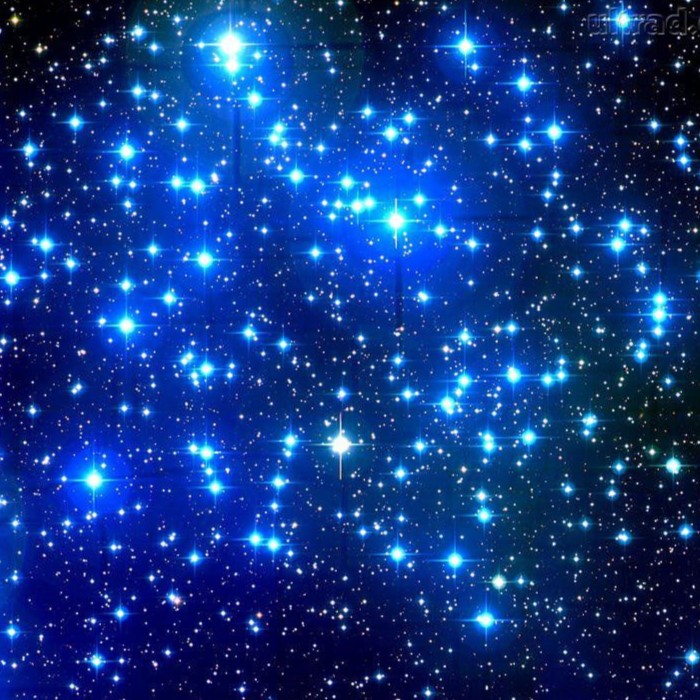
#> input picture Imagens/02.jpg, 700 x 700 px
$ python main.py
#> lines starting #> are read from the running program, lines starting #| are printed output that depends on the picture; after the words box and inside, x2 and y2 are one past the last pixel; in counts of white or black regions, pixels touching at a corner belong together
# Programa responsavel por realizar executar o algoritmo de erosão sobre a imagem 01.jpg
# Autores: Gabriel Tadioto e Gabriel Santos da Silva

import cv2
import copy

def matriz_equal(mat_A, mat_B):
    for i in range(len(mat_A)):
        for j in range(len(mat_A[0])):
            if mat_A[i][j] != mat_B[i][j]:
                return False

    return True

def erosao(imagem, elemento_estruturante):
    #pegar as caracteristicas da imagem binaria e da matriz elemento estruturante
    altura = len(imagem)
    largura = len(imagem[0])

    altura_e = len(elemento_estruturante)
    largura_e = len(elemento_estruturante[0])

    #// 2 : divide por 2 e arredonda para baixo. Descobre o centro.
    meio_altura, meio_largura = altura_e // 2, largura_e // 2

    imagem_saida = copy.copy(imagem) # utilizei copy, pois se fosse atribuido apenas com "=", ele funciona como ponteiro alterando as 2 imagens

    for i in range(len(imagem)):
        for j in range(len(imagem[0])):
            imagem_saida[i][j] = 0

    for i in range(meio_altura, altura - meio_altura): #percorrerá todas as linhas da imagem, exceto as bordas, onde o elemento estruturante não caberia completamente
        for j in range(meio_largura, largura - meio_largura): #percorrerá todas as colunas da imagem, exceto as bordas, onde o elemento estruturante não caberia completamente

            #o roi é uma matriz que extrai um pedaço da imagem com o mesmo tamanho do elemento estruturante
            roi = imagem[i - meio_altura:i + meio_altura + 1, j - meio_largura:j + meio_largura + 1]

            if matriz_equal(roi & elemento_estruturante, elemento_estruturante):
                imagem_saida[i, j] = 255 #pinta de branco
            else:
                imagem_saida[i, j] = 0 #pinta de preto

    return imagem_saida

def main():
    #imagem em escala de cinza
    imagem = cv2.imread("../Imagens/02.jpg", cv2.IMREAD_GRAYSCALE)
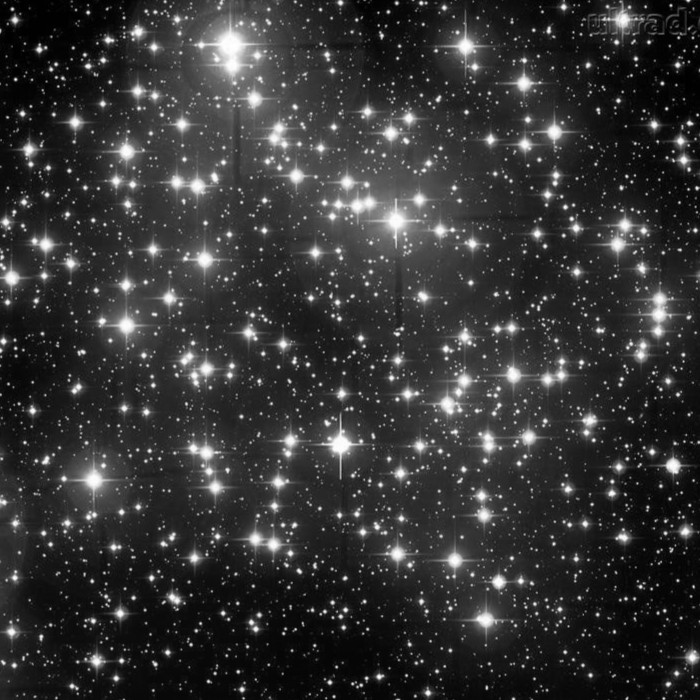
#> imagem: shape (700, 700); min 0, max 255, mean 52.9

    #imagem binária
    _, imagem_binaria = cv2.threshold(imagem, 127, 255, cv2.THRESH_BINARY)
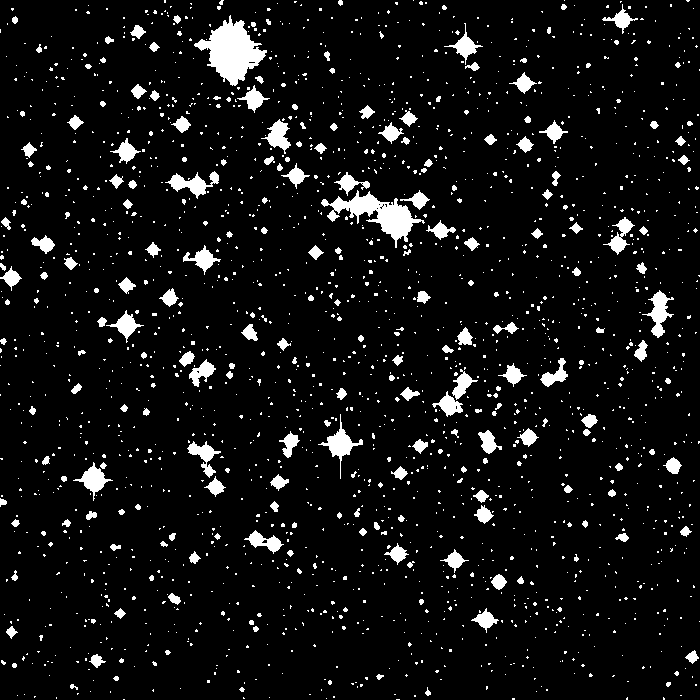
#> imagem_binaria: shape (700, 700); 6.9% white; 2015 white regions (1798 under 20 px), largest, box (x1, y1, x2, y2) and area: (194, 15, 267, 86) 2460, (321, 190, 425, 248) 1948, (318, 414, 363, 479) 612

    elemento_estruturante = [[1, 1, 1, 1, 1],
                            [1, 1, 1, 1, 1],
                            [1, 1, 1, 1, 1],
                            [1, 1, 1, 1, 1],
                            [1, 1, 1, 1, 1]]

    imagem_erodida = erosao(imagem_binaria, elemento_estruturante)
#> in erosao, `altura = len(imagem)`: altura = 700
#> after the loop in erosao, `for i in range(len(imagem)):`: imagem_saida: shape (700, 700); 6.86% of pixels changed, all inside (x1, y1, x2, y2) = (0, 0, 700, 700)
#> after the loop in erosao, `for i in range(meio_altura, altura - meio_altura):`:
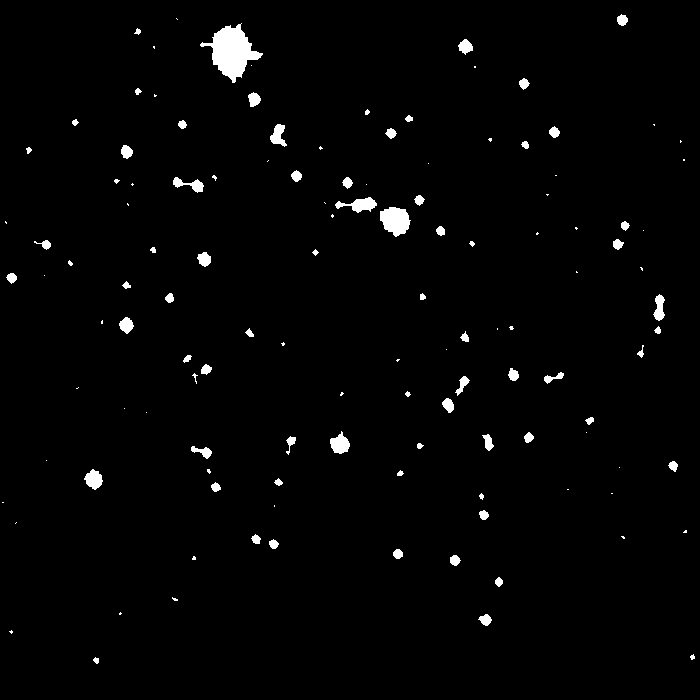
#> imagem_saida: shape (700, 700); 1.7% white; 125 white regions (54 under 20 px), largest, box (x1, y1, x2, y2) and area: (200, 23, 263, 83) 1741, (380, 207, 411, 237) 654, (335, 197, 377, 213) 334

    cv2.imshow("Imagem Binaria", cv2.resize(imagem_binaria, (600,600)))
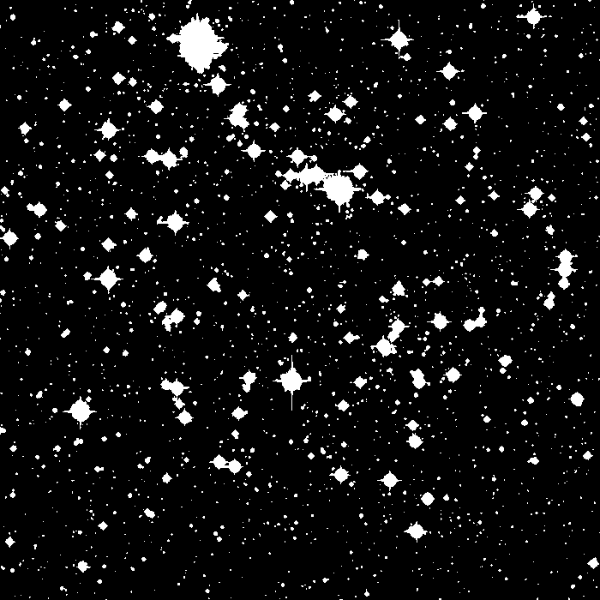
#> window 'Imagem Binaria': shape (600, 600); min 0, max 255, mean 17.5
    cv2.imshow("Imagem Erodida", cv2.resize(imagem_erodida, (600,600)))
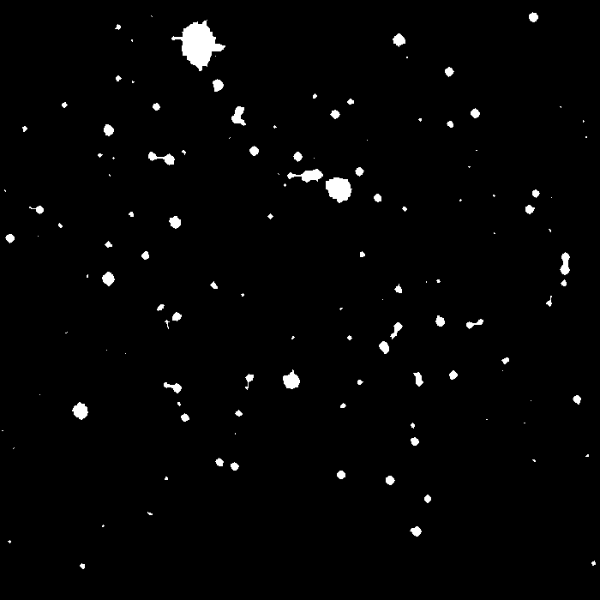
#> window 'Imagem Erodida': shape (600, 600); min 0, max 255, mean 4.4
    cv2.waitKey(0)
    cv2.destroyAllWindows()

if __name__ == "__main__":
    main()
